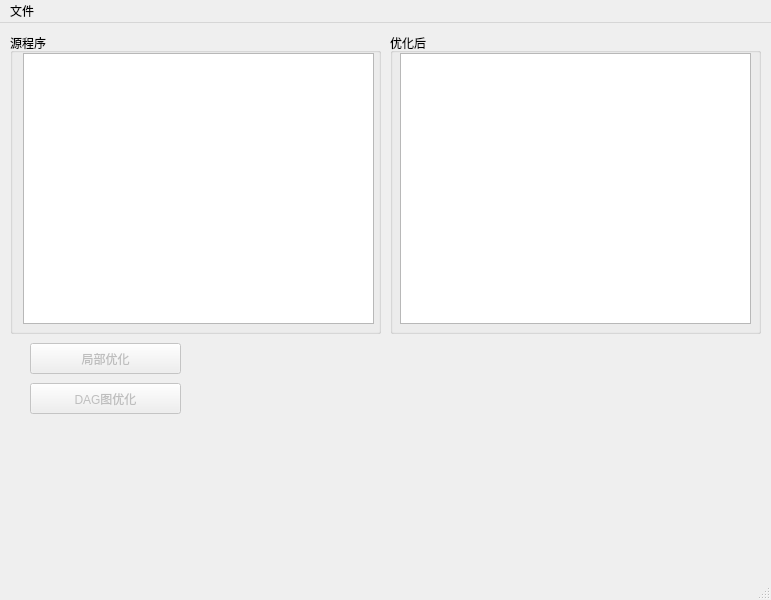
<?xml version="1.0" encoding="UTF-8"?>
<ui version="4.0">
 <class>MainWindow</class>
 <widget class="QMainWindow" name="MainWindow">
  <property name="geometry">
   <rect>
    <x>0</x>
    <y>0</y>
    <width>771</width>
    <height>600</height>
   </rect>
  </property>
  <property name="windowTitle">
   <string>MainWindow</string>
  </property>
  <widget class="QWidget" name="centralwidget">
   <widget class="QGroupBox" name="groupBox">
    <property name="geometry">
     <rect>
      <x>10</x>
      <y>10</y>
      <width>371</width>
      <height>301</height>
     </rect>
    </property>
    <property name="title">
     <string>源程序</string>
    </property>
    <widget class="QTextEdit" name="sourcecode_text">
     <property name="geometry">
      <rect>
       <x>13</x>
       <y>20</y>
       <width>351</width>
       <height>271</height>
      </rect>
     </property>
    </widget>
   </widget>
   <widget class="QGroupBox" name="groupBox_2">
    <property name="geometry">
     <rect>
      <x>390</x>
      <y>10</y>
      <width>371</width>
      <height>301</height>
     </rect>
    </property>
    <property name="title">
     <string>优化后</string>
    </property>
    <widget class="QTextEdit" name="optimization_code">
     <property name="geometry">
      <rect>
       <x>10</x>
       <y>20</y>
       <width>351</width>
       <height>271</height>
      </rect>
     </property>
    </widget>
   </widget>
   <widget class="QPushButton" name="local_optimization_btn">
    <property name="enabled">
     <bool>false</bool>
    </property>
    <property name="geometry">
     <rect>
      <x>30</x>
      <y>320</y>
      <width>151</width>
      <height>31</height>
     </rect>
    </property>
    <property name="text">
     <string>局部优化</string>
    </property>
   </widget>
   <widget class="QPushButton" name="DAG_optimization_btn">
    <property name="enabled">
     <bool>false</bool>
    </property>
    <property name="geometry">
     <rect>
      <x>30</x>
      <y>360</y>
      <width>151</width>
      <height>31</height>
     </rect>
    </property>
    <property name="text">
     <string>DAG图优化</string>
    </property>
   </widget>
  </widget>
  <widget class="QMenuBar" name="menubar">
   <property name="geometry">
    <rect>
     <x>0</x>
     <y>0</y>
     <width>771</width>
     <height>23</height>
    </rect>
   </property>
   <widget class="QMenu" name="menu">
    <property name="title">
     <string>文件</string>
    </property>
    <addaction name="fileopen"/>
    <addaction name="quit"/>
   </widget>
   <addaction name="menu"/>
  </widget>
  <widget class="QStatusBar" name="statusbar"/>
  <action name="fileopen">
   <property name="text">
    <string>打开</string>
   </property>
  </action>
  <action name="quit">
   <property name="text">
    <string>退出</string>
   </property>
  </action>
 </widget>
 <resources/>
 <connections/>
</ui>
